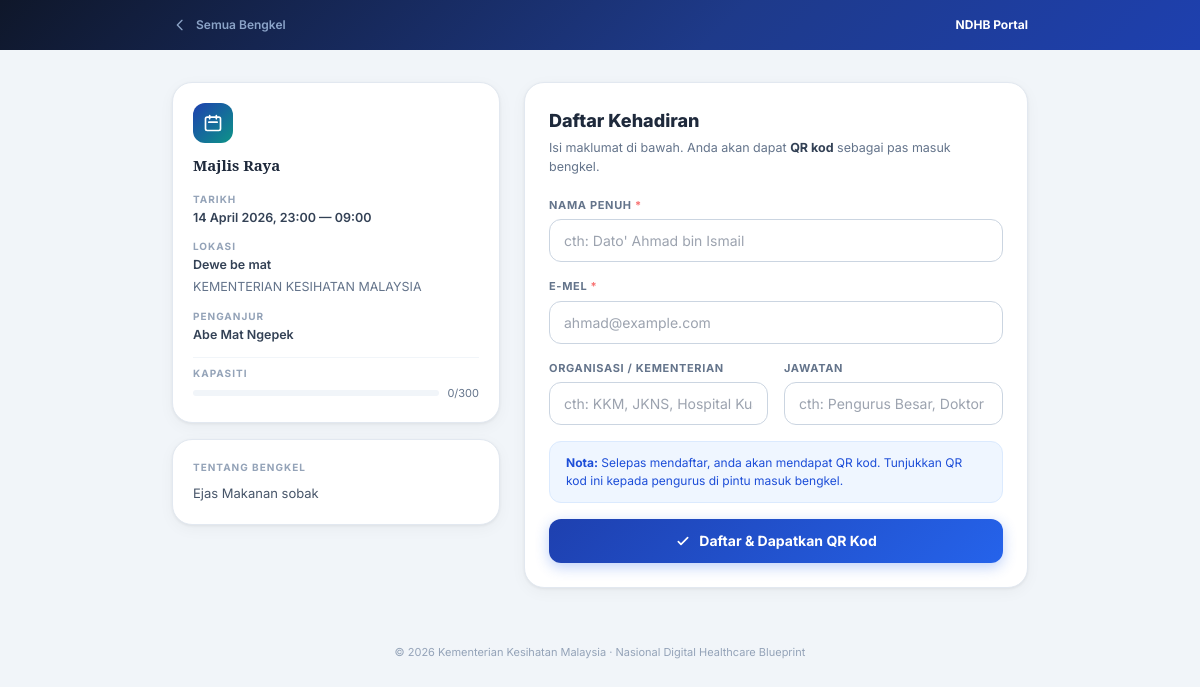
/bengkel/portal/4/, run on the app's committed database.
### bengkel/models.py (models this page shows, shortened)
class Bengkel(models.Model):
    title             = models.CharField(max_length=255)
    description       = models.TextField(blank=True)
    tarikh            = models.DateTimeField()
    tarikh_tamat      = models.DateTimeField(null=True, blank=True)
    lokasi_nama       = models.CharField(max_length=300)
    lokasi_alamat     = models.TextField(blank=True)
    organizer_nama    = models.CharField(max_length=200)
    organizer_email   = models.EmailField(blank=True)
    organizer_telefon = models.CharField(max_length=30, blank=True)
    video_ucapan_url  = models.URLField(blank=True)   # alu-aluan / welcome speech
    video_arah_url    = models.URLField(blank=True)   # directions to hall
    had_peserta       = models.PositiveIntegerField(default=0)  # 0 = no limit
    reg_token         = models.UUIDField(default=uuid.uuid4, unique=True, editable=False)
    reg_enabled       = models.BooleanField(default=False)
    reg_had           = models.PositiveIntegerField(default=0)  # 0 = no extra cap
    created_by        = models.ForeignKey(
        User, on_delete=models.SET_NULL, null=True, related_name="bengkel_dicipta"
    )
    created_at  = models.DateTimeField(auto_now_add=True)
    updated_at  = models.DateTimeField(auto_now=True)
    class Meta:
        ordering         = ["-tarikh"]
        verbose_name     = "Bengkel"
        verbose_name_plural = "Senarai Bengkel"
    @property
    def jumlah_diterima(self):
        return self.jemputan.filter(status="accepted").count()
    def _youtube_embed(self, url):
        if not url:
            return url
    @property
    def video_ucapan_embed(self):
        return self._youtube_embed(self.video_ucapan_url)
    @property
    def video_arah_embed(self):
        return self._youtube_embed(self.video_arah_url)

### bengkel/views.py (the view, shortened to what this page needs)
# urls.py: path("portal/<int:pk>/",      views.portal_detail, name="portal_detail"),
def portal_detail(request, pk):
    bengkel = get_object_or_404(Bengkel, pk=pk)
    return render(request, "bengkel/portal_detail.html", {"bengkel": bengkel})

### templates/bengkel/portal_detail.html (shortened to what this page needs)
<!DOCTYPE html>
<html lang="ms">
<head>
  <script src="https://cdn.tailwindcss.com"></script>
</head>
<body class="min-h-screen">
  <header style="background:linear-gradient(135deg,#0f172a 0%,#1e3a8a 60%,#1e40af 100%)">
    <div class="max-w-4xl mx-auto px-5 py-4 flex items-center justify-between">
      <a href="{% url 'bengkel:portal_list' %}" class="flex items-center gap-2 text-blue-200/70 hover:text-white transition-colors text-[12px] font-semibold">
        <svg class="w-4 h-4" fill="none" stroke="currentColor" stroke-width="2" viewBox="0 0 24 24"><path stroke-linecap="round" stroke-linejoin="round" d="M15 19l-7-7 7-7"/></svg>
        Semua Bengkel
      </a>
      <div class="text-white font-bold text-[12px]">NDHB Portal</div>
    </div>
  </header>
  <main class="max-w-4xl mx-auto px-5 py-8">
    <div class="grid md:grid-cols-5 gap-6">
      <div class="md:col-span-2">
        <div class="card p-5 mb-4">
          <div class="w-10 h-10 rounded-xl flex items-center justify-center mb-3" style="background:linear-gradient(135deg,#1e40af,#0d9488)">
            <svg class="w-5 h-5 text-white" fill="none" stroke="currentColor" stroke-width="2" viewBox="0 0 24 24"><path stroke-linecap="round" stroke-linejoin="round" d="M8 7V3m8 4V3m-9 8h10M5 21h14a2 2 0 002-2V7a2 2 0 00-2-2H5a2 2 0 00-2 2v12a2 2 0 002 2z"/></svg>
          </div>
          <h1 class="font-extrabold text-slate-800 text-[15px] leading-snug mb-4" style="font-family:'Noto Serif',Georgia,serif;">{{ bengkel.title }}</h1>
          <dl class="space-y-3 text-[12.5px]">
            <div>
              <dt class="text-slate-400 text-[10px] font-bold uppercase tracking-widest mb-0.5">Tarikh</dt>
              <dd class="font-semibold text-slate-700">{{ bengkel.tarikh|date:"d F Y, H:i" }}{% if bengkel.tarikh_tamat %} — {{ bengkel.tarikh_tamat|date:"H:i" }}{% endif %}</dd>
            </div>
            <div>
              <dt class="text-slate-400 text-[10px] font-bold uppercase tracking-widest mb-0.5">Lokasi</dt>
              <dd class="font-semibold text-slate-700">{{ bengkel.lokasi_nama }}</dd>
              {% if bengkel.lokasi_alamat %}<dd class="text-slate-500 mt-0.5 leading-relaxed">{{ bengkel.lokasi_alamat }}</dd>{% endif %}
            </div>
            <div>
              <dt class="text-slate-400 text-[10px] font-bold uppercase tracking-widest mb-0.5">Penganjur</dt>
              <dd class="font-semibold text-slate-700">{{ bengkel.organizer_nama }}</dd>
            </div>
            {% if bengkel.had_peserta %}
            <div class="pt-2 border-t border-slate-100">
              <dt class="text-slate-400 text-[10px] font-bold uppercase tracking-widest mb-1">Kapasiti</dt>
              <div class="flex items-center gap-2">
                <div class="flex-1 h-1.5 rounded-full bg-slate-100 overflow-hidden">
                </div>
                <span class="text-[11px] text-slate-500 flex-shrink-0">{{ bengkel.jumlah_diterima }}/{{ bengkel.had_peserta }}</span>
              </div>
            </div>
            {% endif %}
          </dl>
        </div>
        {% if bengkel.description %}
        <div class="card p-5">
          <h3 class="text-[10px] font-bold uppercase tracking-widest text-slate-400 mb-2">Tentang Bengkel</h3>
          <p class="text-slate-600 text-[13px] leading-relaxed">{{ bengkel.description }}</p>
        </div>
        {% endif %}
      </div>
      <div class="md:col-span-3">
        <div class="card p-6">
          <div class="mb-5">
            <h2 class="font-extrabold text-slate-800 text-lg">Daftar Kehadiran</h2>
            <p class="text-slate-500 text-[12.5px] mt-1">Isi maklumat di bawah. Anda akan dapat <strong class="text-slate-700">QR kod</strong> sebagai pas masuk bengkel.</p>
          </div>
          <form method="post" class="space-y-4">
            <div>
              <label class="label">Nama Penuh <span class="text-red-400">*</span></label>
              <input type="text" name="nama" required maxlength="200"
                     value="{{ form_data.nama|default:'' }}"
                     placeholder="cth: Dato' Ahmad bin Ismail"
                     class="input" />
            </div>
            <div>
              <label class="label">E-mel <span class="text-red-400">*</span></label>
              <input type="email" name="email" required
                     value="{{ form_data.email|default:'' }}"
                     placeholder="ahmad@example.com"
                     class="input" />
            </div>
            <div class="grid sm:grid-cols-2 gap-4">
              <div>
                <label class="label">Organisasi / Kementerian</label>
                <input type="text" name="organisasi"
                       value="{{ form_data.organisasi|default:'' }}"
                       placeholder="cth: KKM, JKNS, Hospital Kuala Lumpur"
                       class="input" />
              </div>
              <div>
                <label class="label">Jawatan</label>
                <input type="text" name="jawatan"
                       value="{{ form_data.jawatan|default:'' }}"
                       placeholder="cth: Pengurus Besar, Doktor Perubatan"
                       class="input" />
              </div>
            </div>
            <div class="bg-blue-50 border border-blue-100 rounded-xl px-4 py-3 text-[12px] text-blue-700">
              <strong>Nota:</strong> Selepas mendaftar, anda akan mendapat QR kod. Tunjukkan QR kod ini kepada pengurus di pintu masuk bengkel.
            </div>
            <button type="submit"
                    class="w-full py-3 rounded-xl font-bold text-sm text-white transition-all flex items-center justify-center gap-2"
                    style="background:linear-gradient(135deg,#1e40af,#2563eb);box-shadow:0 4px 14px rgba(37,99,235,.3)">
              <svg class="w-4 h-4" fill="none" stroke="currentColor" stroke-width="2.5" viewBox="0 0 24 24"><path stroke-linecap="round" stroke-linejoin="round" d="M5 13l4 4L19 7"/></svg>
              Daftar & Dapatkan QR Kod
            </button>
          </form>
        </div>
      </div>
    </div>
  </main>
  <footer class="text-center py-6 text-slate-400 text-[11px]">
    © 2026 Kementerian Kesihatan Malaysia · Nasional Digital Healthcare Blueprint
  </footer>
</body>
</html>

### templates/bengkel/portal_detail.html (style rules this page uses)
body { font-family:'Inter',sans-serif;background:#f1f5f9;color:#0f172a }
.card { background:#fff;border-radius:1.25rem;border:1px solid #e2e8f0;box-shadow:0 1px 3px rgba(0,0,0,.06),0 4px 16px rgba(0,0,0,.04) }
.input { width:100%;padding:.625rem .875rem;border-radius:.75rem;border:1px solid #cbd5e1;font-size:.875rem;color:#0f172a;background:#fff;outline:none;transition:all .15s }
.label { display:block;font-size:.6875rem;font-weight:700;text-transform:uppercase;letter-spacing:.06em;color:#64748b;margin-bottom:.375rem }

### data on the page
Bengkel: title "Majlis Raya", tarikh "14 April 2026, 23:00", tarikh_tamat "09:00", lokasi_nama "Dewe be mat", lokasi_alamat "KEMENTERIAN KESIHATAN MALAYSIA", organizer_nama "Abe Mat Ngepek", jumlah_diterima "0", had_peserta "300", description "Ejas Makanan sobak"
